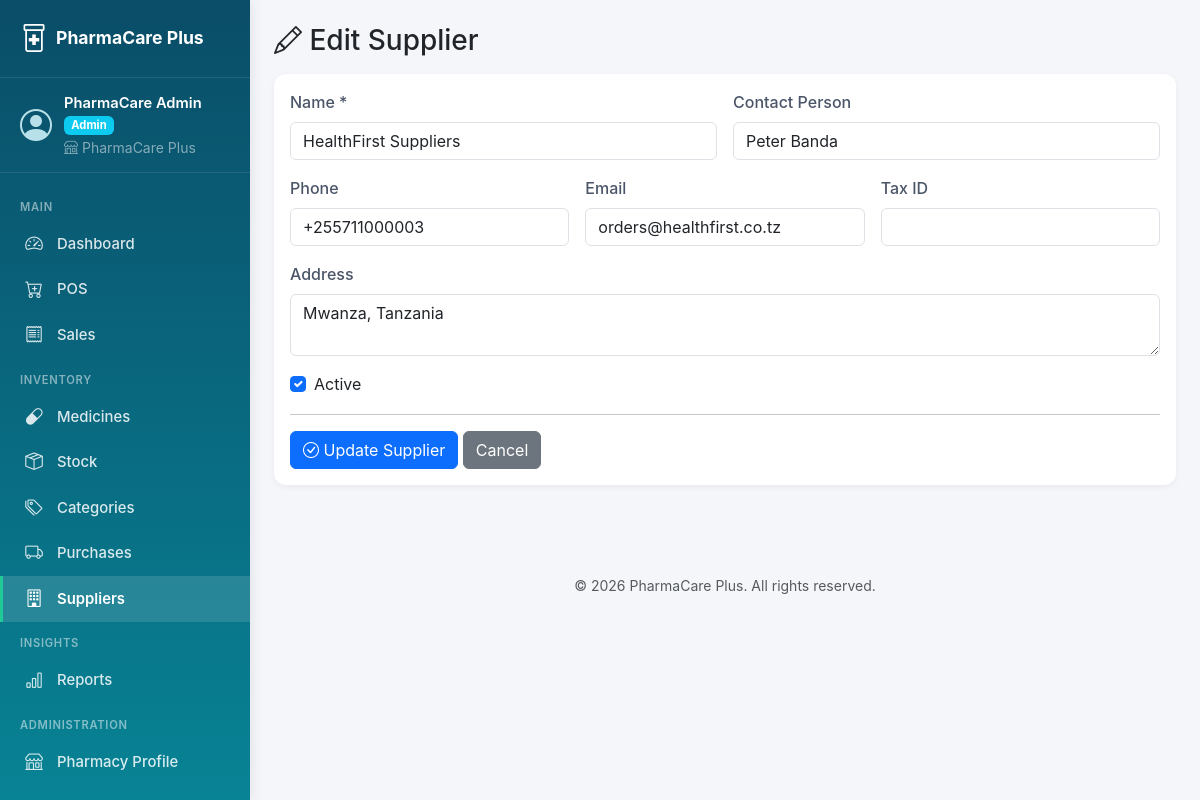
Page /index.php?page=suppliers&action=edit&id=3 (signed in) on the committed database.
### tables this page shows
CREATE TABLE suppliers (
    id INT AUTO_INCREMENT PRIMARY KEY,
    pharmacy_id INT NOT NULL,
    name VARCHAR(150) NOT NULL,
    contact_person VARCHAR(100),
    phone VARCHAR(20),
    email VARCHAR(100),
    address VARCHAR(255),
    tax_id VARCHAR(50),
    is_active TINYINT(1) DEFAULT 1,
    created_at TIMESTAMP DEFAULT CURRENT_TIMESTAMP,
    updated_at TIMESTAMP DEFAULT CURRENT_TIMESTAMP ON UPDATE CURRENT_TIMESTAMP,
    FOREIGN KEY (pharmacy_id) REFERENCES pharmacies(id) ON DELETE CASCADE,
    INDEX idx_sup_pharmacy (pharmacy_id)
);

### controllers/SupplierController.php (called while the page is built, shortened)
<?php
require_once __DIR__ . '/../models/Supplier.php';
class SupplierController {
    private $supplier;
    public function __construct($db) {
        $this->supplier = new Supplier($db, currentPharmacyId());
    }
    public function edit() {
        $id = (int)($_GET['id'] ?? 0);
        $supplier = $this->supplier->find($id);
        require __DIR__ . '/../views/suppliers/edit.php';
    }
}

### index.php (called while the page is built, shortened)
<?php
require_once __DIR__ . '/config/config.php';
$db = (new Database())->getConnection();
$action = $_GET['action'] ?? 'index';
$controller = new $controllerName($db);
$methodMap = [
    'index'         => 'index',
    'create'        => 'create',
    'store'         => 'store',
    'edit'          => 'edit',
    'update'        => 'update',
    'delete'        => 'delete',
    'show'          => 'show',
    'invoice'       => 'invoice',
    'pos'           => 'pos',
    'sales'         => 'sales',
    'inventory'     => 'inventory',
    'expiry'        => 'expiry',
    'adjust'        => 'adjust',
    'storeAdjust'   => 'storeAdjust',
    'ajaxSearch'    => 'ajaxSearch',
    'ajaxBarcode'   => 'ajaxBarcode',
    'toggle'        => 'toggle',
    'rotateKey'     => 'rotateKey',
    'profile'           => 'profile',
    'updateProfile'     => 'updateProfile',
    'exportSalesPdf'    => 'exportSalesPdf',
    'exportInventoryPdf'=> 'exportInventoryPdf',
    'exportExpiryPdf'   => 'exportExpiryPdf',
];
$method = $methodMap[$action] ?? 'index';
$controller->$method();

### config/config.php (called while the page is built, shortened)
<?php
function url($path = '') {
    return BASE_URL . '/' . ltrim($path, '/');
}
function sanitize($value) {
    return htmlspecialchars(trim((string)$value), ENT_QUOTES, 'UTF-8');
}
function currentPharmacyId() {
    return $_SESSION['pharmacy_id'] ?? null;
}

### models/Supplier.php (called while the page is built, shortened)
<?php
class Supplier {
    private $db;
    private $pharmacyId;
    public function __construct($db, $pharmacyId = null) {
        $this->db         = $db;
        $this->pharmacyId = $pharmacyId === null ? null : (int)$pharmacyId;
    }
    private function tenantClause() {
        return $this->pharmacyId === null ? '' : " AND pharmacy_id = " . $this->pharmacyId;
    }
    public function find($id) {
        $sql = "SELECT * FROM suppliers WHERE id = ?" . $this->tenantClause();
        $stmt = $this->db->prepare($sql);
        $stmt->execute([$id]);
        return $stmt->fetch();
    }
}

### views/suppliers/_form.php (the view, shortened to what this page needs)
<?php $s = $supplier ?? []; ?>
<form method="POST" action="<?= sanitize($action) ?>">
    <div class="row g-3">
        <div class="col-md-6"><label class="form-label">Name *</label>
            <input type="text" name="name" class="form-control" required value="<?= sanitize($s['name'] ?? '') ?>">
        </div>
        <div class="col-md-6"><label class="form-label">Contact Person</label>
            <input type="text" name="contact_person" class="form-control" value="<?= sanitize($s['contact_person'] ?? '') ?>">
        </div>
        <div class="col-md-4"><label class="form-label">Phone</label>
            <input type="text" name="phone" class="form-control" value="<?= sanitize($s['phone'] ?? '') ?>">
        </div>
        <div class="col-md-4"><label class="form-label">Email</label>
            <input type="email" name="email" class="form-control" value="<?= sanitize($s['email'] ?? '') ?>">
        </div>
        <div class="col-md-4"><label class="form-label">Tax ID</label>
            <input type="text" name="tax_id" class="form-control" value="<?= sanitize($s['tax_id'] ?? '') ?>">
        </div>
        <div class="col-12"><label class="form-label">Address</label>
            <textarea name="address" class="form-control" rows="2"><?= sanitize($s['address'] ?? '') ?></textarea>
        </div>
        <div class="col-12">
            <div class="form-check">
                <input class="form-check-input" type="checkbox" name="is_active" id="is_active"
                    <?= !isset($s['is_active']) || $s['is_active'] ? 'checked' : '' ?>>
                <label class="form-check-label" for="is_active">Active</label>
            </div>
        </div>
    </div>
    <hr>
    <button type="submit" class="btn btn-primary"><i class="bi bi-check-circle"></i> <?= sanitize($submitLabel) ?></button>
    <a href="<?= url('index.php?page=suppliers') ?>" class="btn btn-secondary">Cancel</a>
</form>

### assets/css/style.css (style rules this page uses)
:root { --brand-primary: #0d6efd; --brand-secondary: #198754; --brand-accent: #20c997; --brand-dark: #0a1929; }
body { background: #f4f6fa; font-family: -apple-system, BlinkMacSystemFont, 'Segoe UI', Roboto, sans-serif; }
:root { --sidebar-width: 250px; --topbar-height: 56px; }
.form-label { font-weight: 500; color: #4a5568; }

### rows in the picture
suppliers: name "HealthFirst Suppliers", contact_person "Peter Banda", phone "+255711000003", email "orders@healthfirst.co.tz", address "Mwanza, Tanzania", is_active "☑"

### other values in the picture
APP_NAME "PharmaCare Plus"
$u['full_name'] "PharmaCare Admin"
$u['role'] "Admin"
$u['pharmacy_name'] "PharmaCare Plus"
$submitLabel "Update Supplier"
